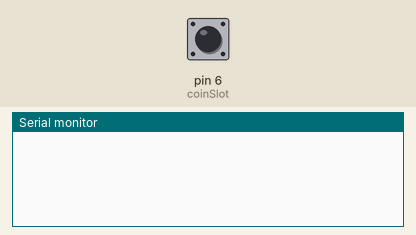
Simulated run of this sketch. Board: Arduino Uno, built with avr-gcc and run on an emulated ATmega328P. Shown: the last lines printed to the serial monitor. Inputs (shaded band) come from the test bench; at power-on: pin 6 (coinSlot) HIGH.

Above: at 1.2 s.
1.3 s: pin 6 (coinSlot) pulled LOW for 0.15 s
At 1.8 s:
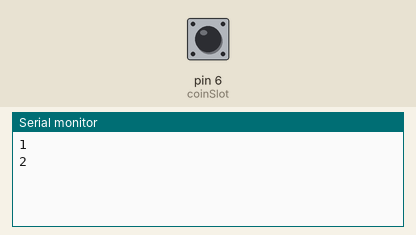
2.9 s: pin 6 (coinSlot) pulled LOW for 1 s
At 4.3 s:
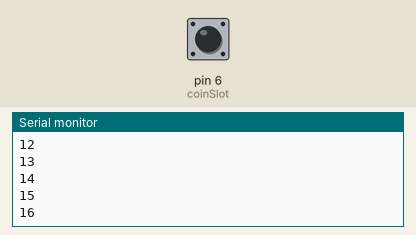
5.4 s: pin 6 (coinSlot) pulled LOW for 0.15 s
At 6.1 s:
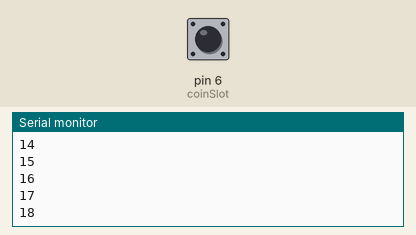
Timing chart, 0 to 8.4 s (numbered marks = the images above; inputs shaded):
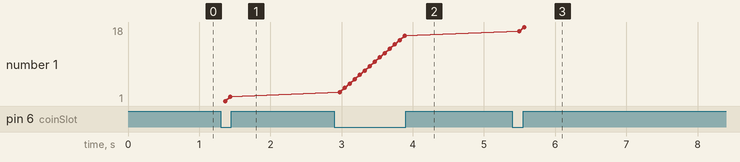

Measured:
- after the input at 1.3 s, the serial monitor: prints a new line after 0.07 s (image 1)
- after the input at 2.9 s, the serial monitor: prints a new line after 0.08 s (image 2)
- after the input at 5.4 s, the serial monitor: prints a new line after 0.10 s (image 3)
- plotted number 1: 2 → 16 after the input at 2.9 s, 16 → 18 after the input at 5.4 s

The sketch:

T_TENNIS_v_two.ino
```cpp
#define coinSlot 6
int pulse;
int coinSlotStatus;
void setup() {
  // put your setup code here, to run once:
  pinMode(coinSlot, INPUT_PULLUP);
  Serial.begin(9600);
}

void loop() {
  // put your main code here, to run repeatedly:
  coinSlotStatus = digitalRead(coinSlot);
  delay(35);
  if(coinSlotStatus == 0){
    pulse+=1;
    Serial.println(pulse);
    }
    delay(35);
}
```
